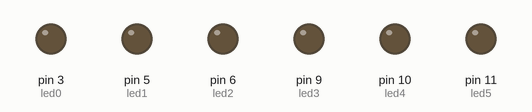
Simulated run of this sketch. Board: Arduino Uno, built with avr-gcc and run on an emulated ATmega328P. Shown: output pins drawn as LEDs (lit = HIGH).

Above: at 0.05 s.
At 1.5 s:
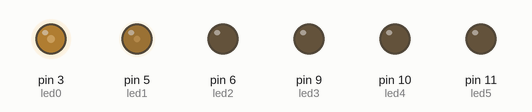
At 3.0 s:
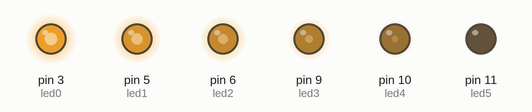
At 4.5 s:
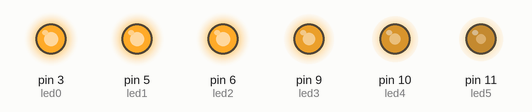
At 6.0 s:
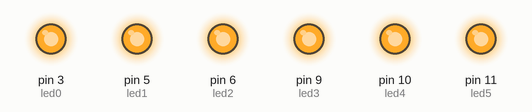
Timing chart, 0 to 7.8 s (numbered marks = the images above):
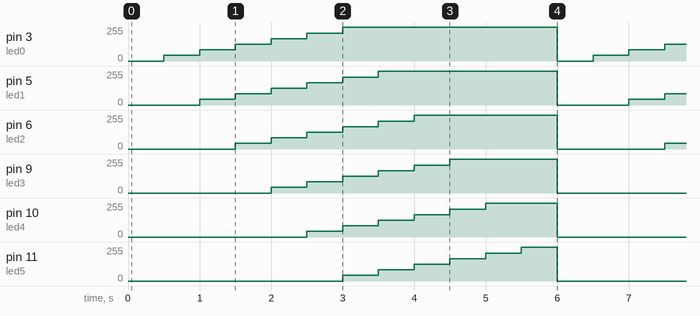

Measured:
- by itself, pin 5 (led1): repeats every 6.0 s: 84/255 0.50 s, 125/255 0.50 s, 168/255 0.50 s, 210/255 0.50 s, 255/255 2.5 s, 0/255 1.0 s, 42/255 0.50 s
- by itself, pin 6 (led2): repeats every 6.0 s: 84/255 0.50 s, 125/255 0.50 s, 168/255 0.50 s, 210/255 0.50 s, 255/255 2.0 s, 0/255 1.5 s, 42/255 0.50 s

The sketch:

practica_2.ino
```cpp
/**********************************************************************************
**                                                                               **
**                                 Fade LEDs                                     **
**                                                                               **
**                                                                               **
**********************************************************************************/

//********** Includes *************************************************************

//********** Variables ************************************************************
const int led0 = 3;          // donar nom al pin 3 de l’Arduino
const int led1 = 5;          // donar nom al pin 5 de l’Arduino
const int led2 = 6;          // donar nom al pin 6 de l’Arduino
const int led3 = 9;          // donar nom al pin 9 de l’Arduino
const int led4 = 10;         // donar nom al pin 10 de l’Arduino
const int led5 = 11;         // donar nom al pin 11 de l’Arduino
int velocitat = 500;         // velocitat de l'acció en ms

//********** Setup ****************************************************************
void setup()
{
  pinMode(led0, OUTPUT);     // definir el pin 3 com una sortida
  pinMode(led1, OUTPUT);     // definir el pin 5 com una sortida
  pinMode(led2, OUTPUT);     // definir el pin 6 com una sortida
  pinMode(led3, OUTPUT);     // definir el pin 9 com una sortida
  pinMode(led4, OUTPUT);     // definir el pin 10 com una sortida
  pinMode(led5, OUTPUT);     // definir el pin 11 com una sortida
}

//********** Loop *****************************************************************
void loop()
{
  analogWrite(led0, 0);     // posar PWM del pin 3 a 60
  analogWrite(led1, 0);     // posar PWM del pin 5 a 60
  analogWrite(led2, 0);     // posar PWM del pin 6 a 60
  analogWrite(led3, 0);     // posar PWM del pin 9 a 60
  analogWrite(led4, 0);     // posar PWM del pin 10 a 60
  analogWrite(led5, 0);     // posar PWM del pin 11 a 60

  delay(velocitat);          // es queden leds velocitat ms en aquest estat

  analogWrite(led0, 42);    // posar PWM del pin 3 a 125

  delay(velocitat);           // es queden leds velocitat ms en aquest estat

  analogWrite(led0, 84);    // posar PWM del pin 3 a 255
  analogWrite(led1, 42);    // posar PWM del pin 5 a 255

  delay(velocitat);           // es queden leds velocitat ms en aquest estat

  analogWrite(led0, 125);    // posar PWM del pin 3 a 125
  analogWrite(led1, 84);    // posar PWM del pin 5 a 125
  analogWrite(led2, 42);    // posar PWM del pin 6 a 125

  delay(velocitat);           // es queden leds velocitat ms en aquest estat

  analogWrite(led0, 168);     // posar PWM del pin 3 a 60
  analogWrite(led1, 125);     // posar PWM del pin 5 a 60
  analogWrite(led2, 84);     // posar PWM del pin 6 a 60
  analogWrite(led3, 42);     // posar PWM del pin 9 a 60

  delay(velocitat);          // es queden leds velocitat ms en aquest estat

  analogWrite(led0, 210);     // posar PWM del pin 3 a 60
  analogWrite(led1, 168);     // posar PWM del pin 5 a 60
  analogWrite(led2, 125);     // posar PWM del pin 6 a 60
  analogWrite(led3, 84);     // posar PWM del pin 9 a 60
  analogWrite(led4, 42);     // posar PWM del pin 10 a 60

  delay(velocitat);          // es queden leds velocitat ms en aquest estat

  analogWrite(led0, 255);     // posar PWM del pin 3 a 60
  analogWrite(led1, 210);     // posar PWM del pin 5 a 60
  analogWrite(led2, 168);     // posar PWM del pin 6 a 60
  analogWrite(led3, 125);     // posar PWM del pin 9 a 60
  analogWrite(led4, 84);     // posar PWM del pin 10 a 60
  analogWrite(led5, 42);     // posar PWM del pin 11 a 60

  delay(velocitat);          // es queden leds velocitat ms en aquest estat

  analogWrite(led0, 255);     // posar PWM del pin 3 a 60
  analogWrite(led1, 255);     // posar PWM del pin 5 a 60
  analogWrite(led2, 210);     // posar PWM del pin 6 a 60
  analogWrite(led3, 168);     // posar PWM del pin 9 a 60
  analogWrite(led4, 125);     // posar PWM del pin 10 a 60
  analogWrite(led5, 84);     // posar PWM del pin 11 a 60

  delay(velocitat);          // es queden leds velocitat ms en aquest estat

  analogWrite(led0, 255);     // posar PWM del pin 3 a 60
  analogWrite(led1, 255);     // posar PWM del pin 5 a 60
  analogWrite(led2, 255);     // posar PWM del pin 6 a 60
  analogWrite(led3, 210);     // posar PWM del pin 9 a 60
  analogWrite(led4, 168);     // posar PWM del pin 10 a 60
  analogWrite(led5, 125);     // posar PWM del pin 11 a 60

  delay(velocitat);          // es queden leds velocitat ms en aquest estat

  analogWrite(led0, 255);     // posar PWM del pin 3 a 60
  analogWrite(led1, 255);     // posar PWM del pin 5 a 60
  analogWrite(led2, 255);     // posar PWM del pin 6 a 60
  analogWrite(led3, 255);     // posar PWM del pin 9 a 60
  analogWrite(led4, 210);     // posar PWM del pin 10 a 60
  analogWrite(led5, 168);     // posar PWM del pin 11 a 60

  delay(velocitat);          // es queden leds velocitat ms en aquest estat

  analogWrite(led0, 255);     // posar PWM del pin 3 a 60
  analogWrite(led1, 255);     // posar PWM del pin 5 a 60
  analogWrite(led2, 255);     // posar PWM del pin 6 a 60
  analogWrite(led3, 255);     // posar PWM del pin 9 a 60
  analogWrite(led4, 255);     // posar PWM del pin 10 a 60
  analogWrite(led5, 210);     // posar PWM del pin 11 a 60

  delay(velocitat);          // es queden leds velocitat ms en aquest estat

  analogWrite(led0, 255);     // posar PWM del pin 3 a 60
  analogWrite(led1, 255);     // posar PWM del pin 5 a 60
  analogWrite(led2, 255);     // posar PWM del pin 6 a 60
  analogWrite(led3, 255);     // posar PWM del pin 9 a 60
  analogWrite(led4, 255);     // posar PWM del pin 10 a 60
  analogWrite(led5, 255);     // posar PWM del pin 11 a 60

  delay(velocitat);          // es queden leds velocitat ms en aquest estat
}

//********** Funcions *************************************************************
```
